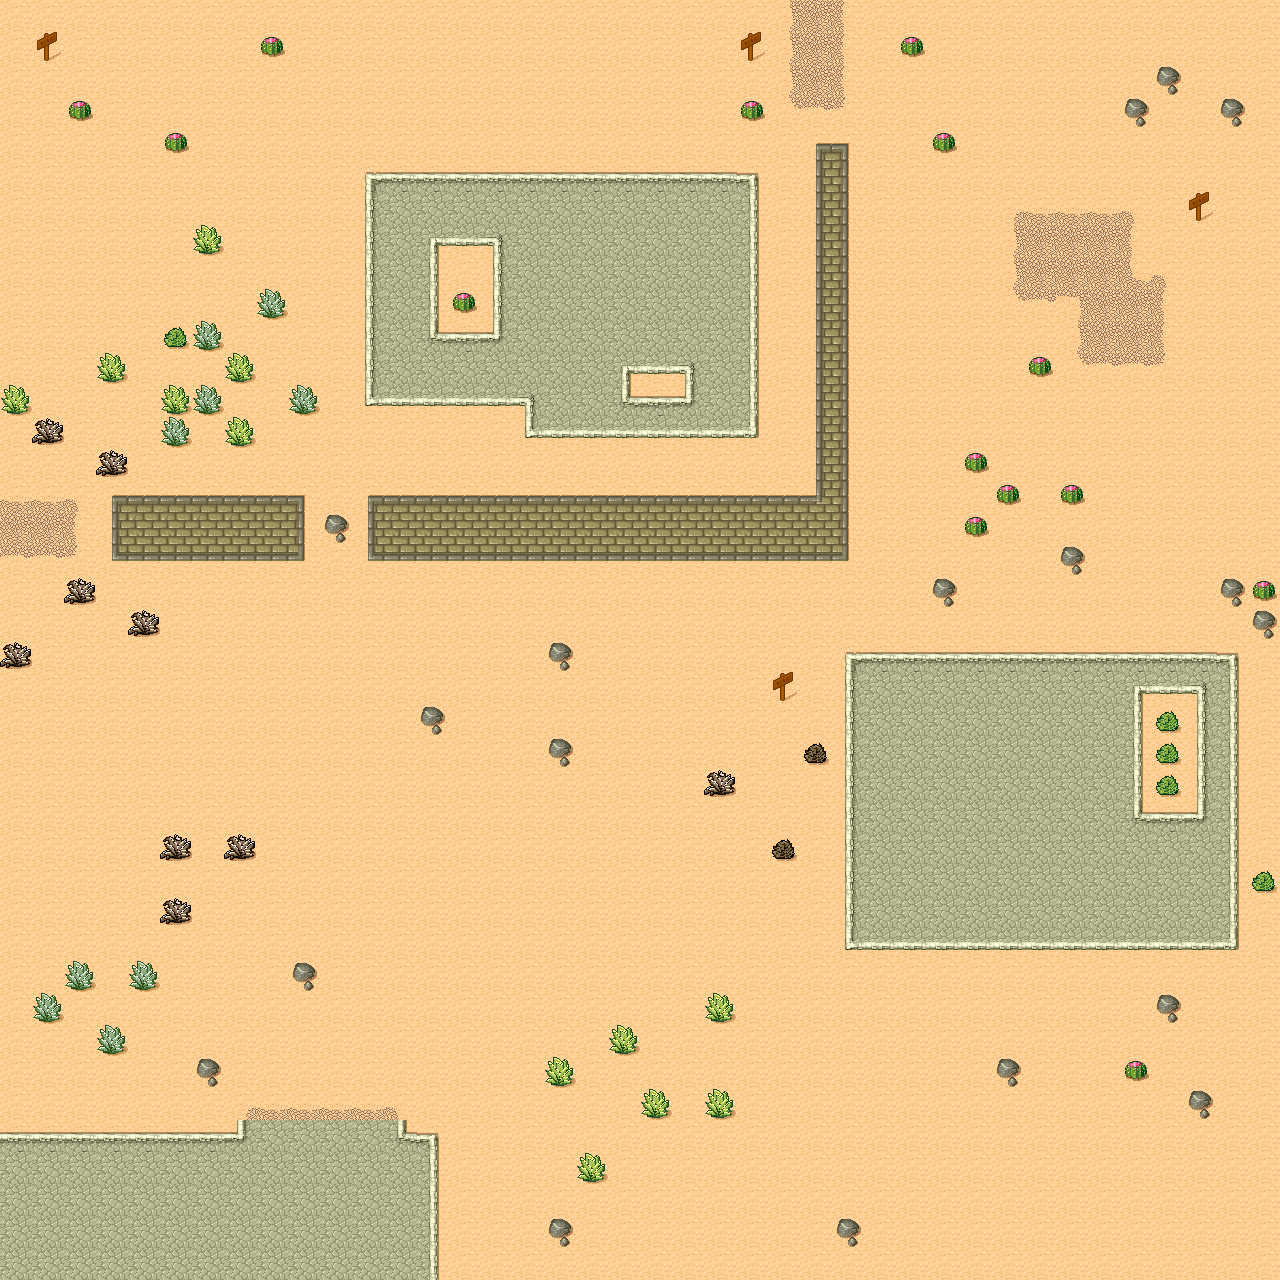

Tiled map render using the project's own tile images. Description and the map definition, with tile-layer contents summarised, below:
An orthogonal 40x40 tile map with 32x32 px tiles, 1 tile layer (Ground).

<map version="1.0" orientation="orthogonal" width="40" height="40" tilewidth="32" tileheight="32">
 <tileset firstgid="1" name="Desert" tilewidth="32" tileheight="32" spacing="1" margin="1">
  <image source="../img/tiles/tmw_desert_spacing.png" width="265" height="199" />
 </tileset>
 <layer name="Ground" width="40" height="40">
  <data>[1600 cells, 1600 non-empty, 43 distinct tile ids]</data>
 </layer>
</map>
